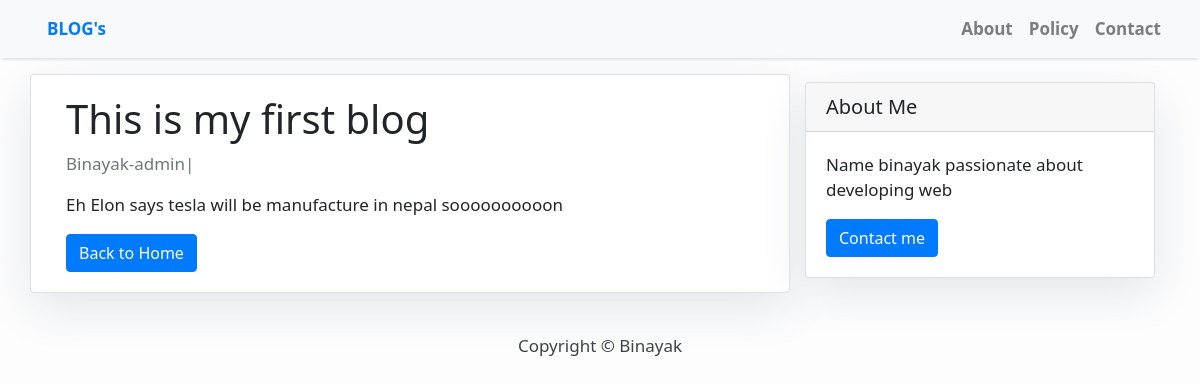
The page /This-is-my-first-blog/ on the database its author committed.
### blog_app/models.py (models this page shows, shortened)
class POST(models.Model):
    title = models.CharField(max_length=200)
    slug = models.SlugField(max_length=200)
    author = models.ForeignKey(User, on_delete=models.CASCADE)
    updated_on = models.DateTimeField(auto_now=True)
    Content = models.TextField()
    created_on = models.DateTimeField(auto_now_add=True)
    status = models.IntegerField(choices=STATUS, default=0)
    class Meta:
        ordering = ['-created_on']

### blog_app/views.py (the view)
# urls.py: path('<slug:slug>/', views.PostDetail.as_view(), name="postdetail"),
class PostDetail(generic.DetailView):
    model = POST
    template_name = 'post_detail.html'

### templates/post_detail.html
{%  extends 'base.html' %}
{% block content %}
<div class="container">
    <div class="row">
        <div class="col-md-8 card mb-4 mt-3 left top">
            <div class="card-body">
                <h1>{% block title %} {{post.title}} {% endblock title %}</h1>
                <p class="text-muted">{{post.author}}|{{POST.created_on}}</p>
                <p class="card-text">{{post.Content | safe }}</p>
                <a href="{% url 'home'  %}" class="btn btn-primary">Back to Home</a>
            </div>
        </div>
        {% block sidebar %}  {% include 'sidebar.html'  %} {% endblock sidebar %}
    </div>
</div>
{% endblock content %}

### templates/base.html (style rules this page uses)
body { font-family: system-ui; font-size: 17px; background-color: #fdfdfd; }

### templates/sidebar.html (style rules this page uses)
.card { box-shadow: 0 16px 48px #E3E7EB; }

### rows shown on the page
POST: title "This is my first blog", author "Binayak-admin", Content "Eh Elon says tesla will be manufacture in nepal soooooooooon"
